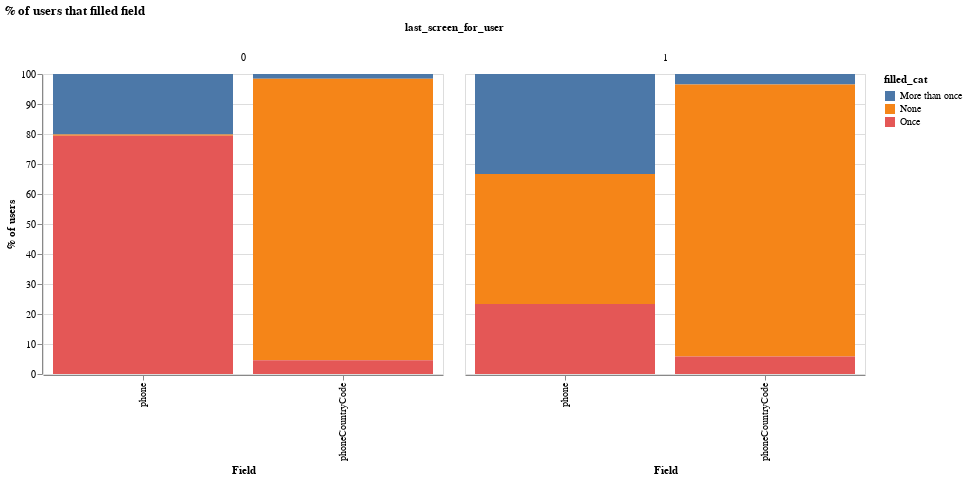

Notebook cell for this chart:
### Code cell
d = final.loc[
    (final["step"] == "phone-number")
    & (final["field"].isin(["phone", "phoneCountryCode"])),
    :,
]
d = d.rename(columns={"last_event_dummy": "last_screen_for_user"})

# aggregate
d = (
    d.groupby(["domain_userid", "field", "last_screen_for_user"])
    .agg("sum")
    .reset_index()
)

d["filled_cat"] = "None"
d.loc[d["field_filled"] == 1, "filled_cat"] = "Once"
d.loc[d["field_filled"] > 1, "filled_cat"] = "More than once"

d = (
    d.loc[:, ["domain_userid", "field", "last_screen_for_user", "filled_cat"]]
    .groupby(["field", "last_screen_for_user", "filled_cat"])["domain_userid"]
    .nunique()
    .reset_index()
)

d["total"] = d.groupby(["field", "last_screen_for_user"])["domain_userid"].transform(
    "sum"
)
d["perc"] = 100 * d["domain_userid"] / d["total"]


alt.Chart(d).mark_bar().encode(
    x=alt.X("field:N", axis=alt.Axis(title="Field")),
    y=alt.Y("perc:Q", axis=alt.Axis(title="% of users")),
    column="last_screen_for_user:N",
    color="filled_cat:N",
).properties(title="% of users that filled field", width=400)

### Figure 1 — Vega-Lite specification as saved in the notebook (floating-point values rounded to 4 significant figures)
{"config": {"view": {"continuousWidth": 400, "continuousHeight": 300}}, "data": {"name": "data-77f52cb834faa6f63b88206c0e4e90d9"}, "mark": "bar", "encoding": {"color": {"type": "nominal", "field": "filled_cat"}, "column": {"type": "nominal", "field": "last_screen_for_user"}, "x": {"type": "nominal", "axis": {"title": "Field"}, "field": "field"}, "y": {"type": "quantitative", "axis": {"title": "% of users"}, "field": "perc"}}, "title": "% of users that filled field", "width": 400, "$schema": "https://vega.github.io/schema/vega-lite/v4.0.2.json", "datasets": {"data-77f52cb834faa6f63b88206c0e4e90d9": [{"field": "phone", "last_screen_for_user": 0, "filled_cat": "More than once", "domain_userid": 93731, "total": 463902, "perc": 20.2}, {"field": "phone", "last_screen_for_user": 0, "filled_cat": "None", "domain_userid": 1569, "total": 463902, "perc": 0.3382}, {"field": "phone", "last_screen_for_user": 0, "filled_cat": "Once", "domain_userid": 368602, "total": 463902, "perc": 79.46}, {"field": "phone", "last_screen_for_user": 1, "filled_cat": "More than once", "domain_userid": 13576, "total": 40744, "perc": 33.32}, {"field": "phone", "last_screen_for_user": 1, "filled_cat": "None", "domain_userid": 17653, "total": 40744, "perc": 43.33}, {"field": "phone", "last_screen_for_user": 1, "filled_cat": "Once", "domain_userid": 9515, "total": 40744, "perc": 23.35}, {"field": "phoneCountryCode", "last_screen_for_user": 0, "filled_cat": "More than once", "domain_userid": 7292, "total": 463902, "perc": 1.572}, {"field": "phoneCountryCode", "last_screen_for_user": 0, "filled_cat": "None", "domain_userid": 435203, "total": 463902, "perc": 93.81}, {"field": "phoneCountryCode", "last_screen_for_user": 0, "filled_cat": "Once", "domain_userid": 21407, "total": 463902, "perc": 4.615}, {"field": "phoneCountryCode", "last_screen_for_user": 1, "filled_cat": "More than once", "domain_userid": 1410, "total": 40744, "perc": 3.461}, {"field": "phoneCountryCode", "last_screen_for_user": 1, "filled_cat": "None", "domain_userid": 36950, "total": 40744, "perc": 90.69}, {"field": "phoneCountryCode", "last_screen_for_user": 1, "filled_cat": "Once", "domain_userid": 2384, "total": 40744, "perc": 5.851}]}}
